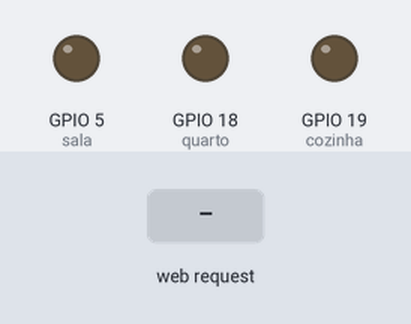
This sketch was run on a simulated ESP32. Shown: output pins drawn as LEDs (lit = HIGH). The inputs (shaded band) are chosen by the test bench. WiFi joins after 1.5 s; servers stay silent unless stated; what the sketch prints to the serial monitor is not drawn.

Above: at 2.7 s.
2.8 s: HTTP request GET /SALA received
At 3.9 s:
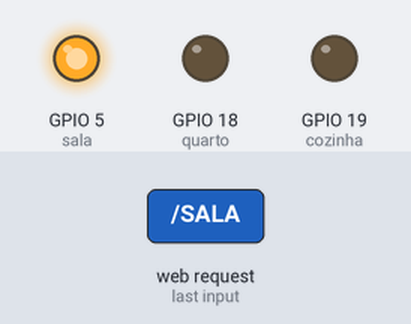
4.3 s: HTTP request GET /QUARTO received
At 5.0 s:
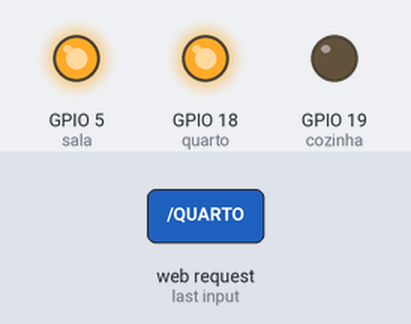
5.8 s: HTTP request GET /COZINHA received
At 6.2 s:
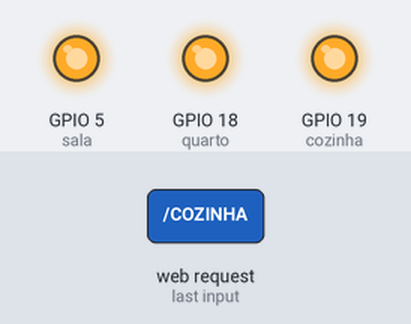
7.3 s: HTTP request GET /SALA received
At 8.5 s:
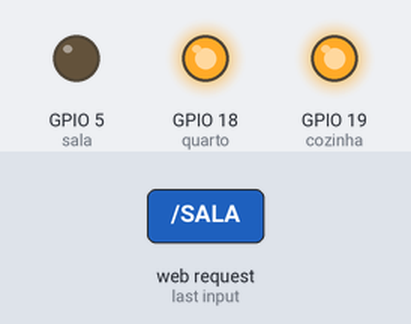
8.8 s: HTTP request GET /QUARTO received
At 9.7 s:
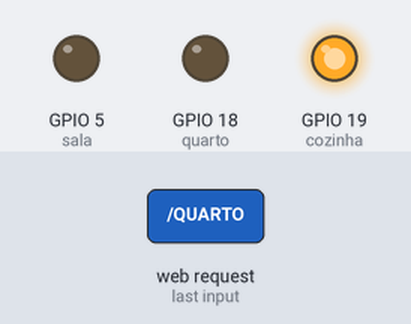
Timing chart, 0 to 11.3 s (numbered marks = the images above; inputs shaded):
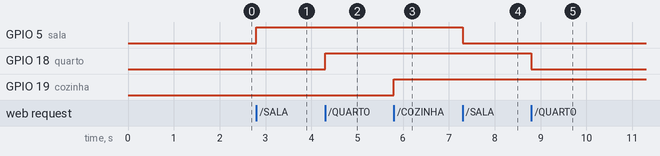

Measured:
- after the input at 2.8 s, GPIO 5 (sala): LOW → HIGH at once
- after the input at 4.3 s, GPIO 18 (quarto): LOW → HIGH at once
- after the input at 5.8 s, GPIO 19 (cozinha): LOW → HIGH at once
- after the input at 7.3 s, GPIO 5 (sala): HIGH → LOW at once
- after the input at 8.8 s, GPIO 18 (quarto): HIGH → LOW at once

The sketch:

domotica001.ino
```cpp
#include <WiFi.h>

#define sala 5
#define quarto 18
#define cozinha 19
int estado_sala = 0;
int estado_quarto = 0;
int estado_cozinha = 0;
const char *ssid = "Ez";
const char *password = "12345678";

WiFiServer server(80);

void setup()
{
  Serial.begin(115200);
  pinMode(sala, OUTPUT);
  pinMode(quarto, OUTPUT);
  pinMode(cozinha, OUTPUT);

  delay(10);

  Serial.println();
  Serial.println();
  Serial.print("Conectando em: ");
  Serial.println(ssid);

  WiFi.begin(ssid, password);

  while (WiFi.status() != WL_CONNECTED)
  {
    delay(500);
    Serial.print(".");
  }

  IPAddress ip(192, 168, 0, 199);
  IPAddress gateway(192, 168, 0, 1);
  IPAddress subnet(255, 255, 255, 0);

  Serial.println("");
  Serial.println("WiFi Conectado.");
  Serial.println("Endereço IP: ");
  Serial.println(WiFi.localIP());

  server.begin();
}

int value = 0;

void loop()
{
  WiFiClient client = server.available();

  if (client)
  {
    Serial.println("Novo cliente.");
    String currentLine = "";
    while (client.connected())
    {
      if (client.available())
      {
        char c = client.read();
        Serial.write(c);
        if (c == '\n')
        {
          if (currentLine.length() == 0)
          {
            client.println("HTTP/1.1 200 OK");
            client.println("Content-type:text/html");
            client.println();

            client.println("<!DOCTYPE html>");
            client.println("<head>");
            client.println("<title>Witcher Automations</title>");
            client.println("<style>");
            client.println("a {");
            client.println("margin-top: 50px;");
            client.println("}");
            client.println("body {");
            client.println("font-family: Arial;");
            client.println("background-color: #90EE90;");
            client.println("}");
            client.println("button {");
            client.println("width: 150px;");
            client.println("height: 70px;");
            client.println("margin: 10px;");
            client.println("background-color: green;");
            client.println("align-items: center;");
            client.println("font-size: 16px;");
            client.println("padding: 10px 20px;");
            client.println("border: none;");
            client.println("border-radius: 4px;");
            client.println("cursor: pointer;");
            client.println("}");
            client.println("p {");
            client.println("font-size: 20px;");
            client.println("align-items: center;");
            client.println("}");
            client.println("section {");
            client.println("width: 200px;");
            client.println("height: 300px;");
            client.println("background-color: #F0F0F0;");
            client.println("padding: 20px;");
            client.println("border-radius: 10px;");
            client.println("border: 1px solid #CCCCCC;");
            client.println("}");
            client.println("</style>");
            client.println("</head>");
            client.println("<body>");
            client.println("<center>");
            client.println("<section>");
            client.println("<div><a href=\"/SALA\"\><button><strong><p>Sala</p></strong></button></a>");
            client.println("</div>");
            client.println("<div>");
            client.println("<a href=\"/QUARTO\"\><button><strong><p>Quarto</p></strong></button></a>");
            client.println("<div>");
            client.println("<a href=\"/COZINHA\"\><button><strong><p>Cozinha</p></strong></button></a>");
            client.println("</div>");
            client.println("</section>");
            client.println("</center>");
            client.println("</body>");
            client.println();
            break;
          }
          else
          {
            currentLine = "";
          }
        }
        else if (c != '\r')
        {
          currentLine += c;
        }

        if (currentLine.endsWith("GET /SALA"))
        {
          estado_sala = !estado_sala;
        }
        if (currentLine.endsWith("GET /QUARTO"))
        {
          estado_quarto = !estado_quarto;
        }
        if (currentLine.endsWith("GET /COZINHA"))
        {
          estado_cozinha = !estado_cozinha;
        }

        digitalWrite(sala, estado_sala);
        digitalWrite(quarto, estado_quarto);
        digitalWrite(cozinha, estado_cozinha);
      }
    }
    client.stop();
    Serial.println("Client Disconnected.");
  }
}
```
